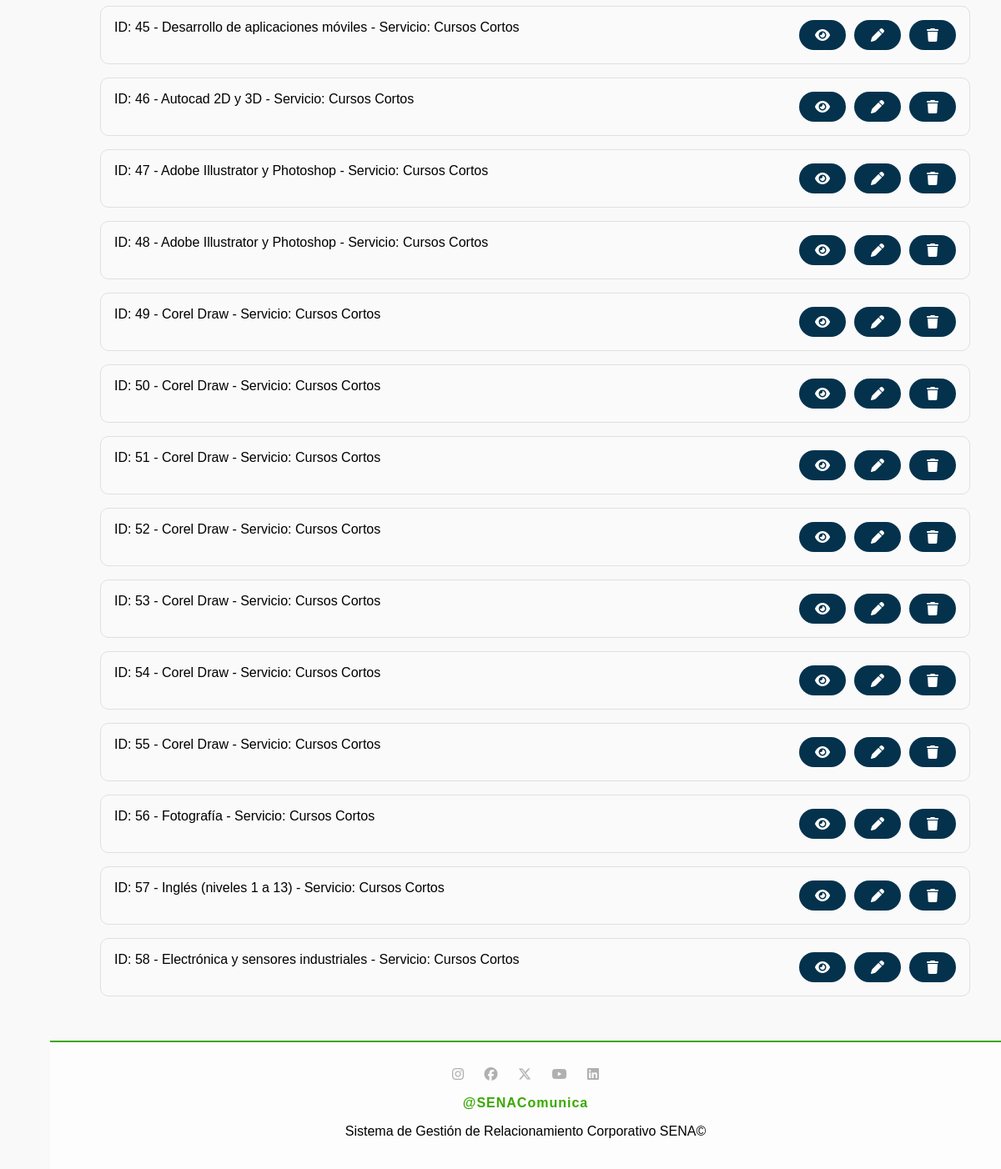
The app's page /tipoServicio/view (signed in, lower part), older data.
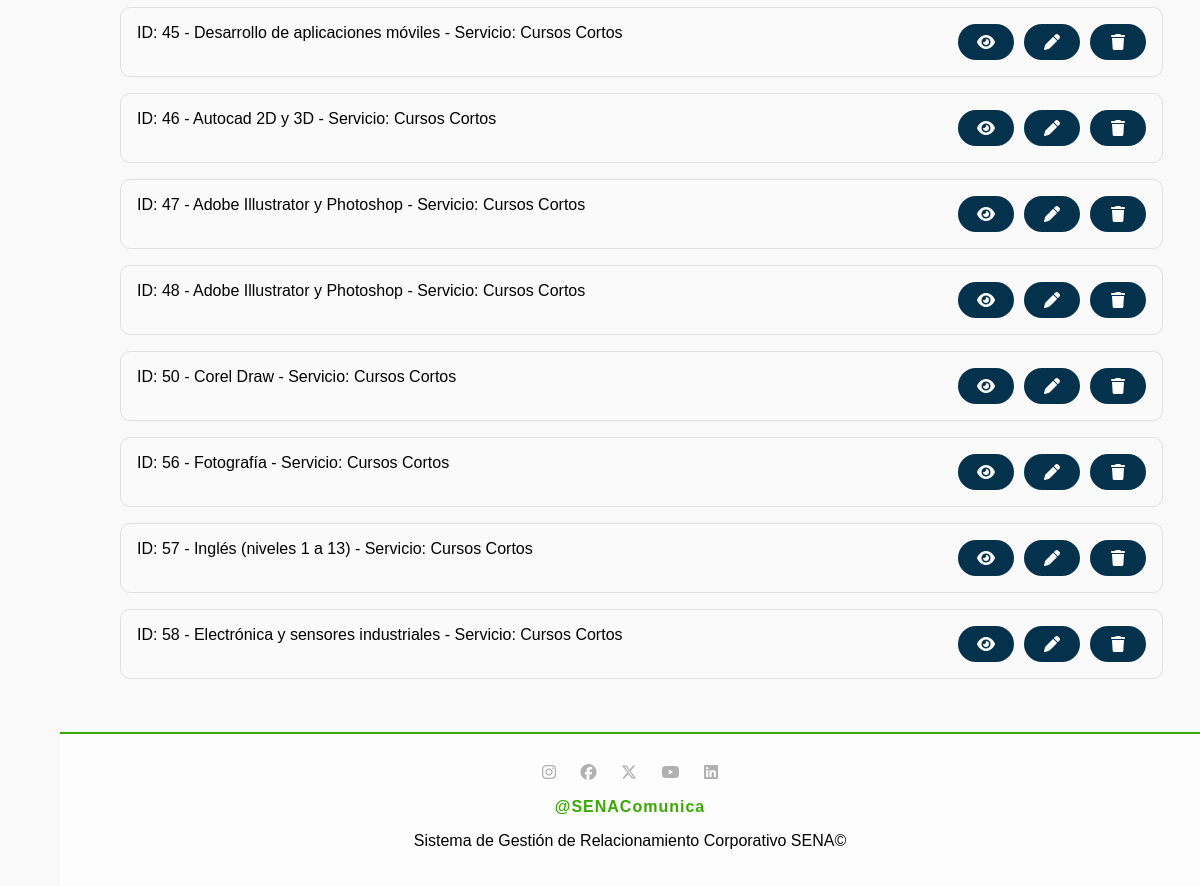
The same page, newer data.
### tables this page shows
CREATE TABLE `tiposervicio` (
  `idTipoServicio` int(11) NOT NULL,
  `TipoServicio` varchar(100) NOT NULL,
  `FKidServicio` int(11) NOT NULL
);

CREATE TABLE `servicio` (
  `idServicio` int(11) NOT NULL,
  `Servicio` varchar(100) NOT NULL,
  `Color` varchar(7) NOT NULL
);

### app/controllers/baseController.php (called while the page is built, shortened)
<?php
class BaseController {
    public $layout = "default";
    public function render(string $view, array $arrayData = null) {
        $layout = MAIN_APP_ROUTE . "../views/layouts/{$this->layout}.php";
        include_once $layout;
    }
}

### app/controllers/tipoServicioController.php (called while the page is built, shortened)
<?php
require_once "baseController.php";
require_once MAIN_APP_ROUTE."../models/TipoServicioModel.php";
class TipoServicioController extends BaseController {
    public function view(){
        $tipoServicioObj = new TipoServicioModel();
        $tiposServicio = $tipoServicioObj->getAll();
        $data = [
            "titulo" => "Lista de Tipos de Servicio",
            "tiposServicio" => $tiposServicio
        ];
        $this->render('tipoServicio/view.php', $data);
    }
}

### app/models/BaseModel.php (called while the page is built, shortened)
<?php
abstract class BaseModel {
    public function __construct() {
        try {
            $options = [
                PDO::ATTR_ERRMODE => PDO::ERRMODE_EXCEPTION,
                PDO::ATTR_DEFAULT_FETCH_MODE => PDO::FETCH_OBJ
            ];
            $dsn = DRIVER.':host='.HOST.';dbname='.DATABASE;
            $this->dbConnection = new PDO($dsn, USERNAME_DB, PASSWORD_DB, $options);
        } catch (PDOException $ex) {
            echo 'Error en la conexión: '.$ex->getMessage();
            exit;
        }
    }
}

### app/models/tipoServicioModel.php (called while the page is built, shortened)
<?php
require_once MAIN_APP_ROUTE."../models/BaseModel.php";
class tipoServicioModel extends BaseModel {
    public function __construct(
        ?int $idTipoServicio = null,
        ?string $TipoServicio = null,
        ?int $FKidServicio = null
    ) {
        $this->table = "tiposervicio";
    }
    public function getAll(): array {
        try {
            $sql = "SELECT t.*, s.Servicio as NombreServicio
                    FROM $this->table t
                    LEFT JOIN servicio s ON t.FKidServicio = s.idServicio";
            return $this->dbConnection->query($sql)->fetchAll(PDO::FETCH_OBJ);
        } catch (PDOException $e) {
            throw new PDOException("Error al obtener tipos de servicio: " . $e->getMessage());
        }
    }
}

### app/views/tipoServicio/view.php (the view, shortened to what this page needs)
<div class="data-container">
    <?php
    if (empty($tiposServicio)) {
        echo "<br>No se encuentran tipos de servicio en la base de datos";
    } else {
        foreach ($tiposServicio as $tipo) {
            echo "<div class='record'>
                <span>ID: {$tipo->idTipoServicio} - {$tipo->TipoServicio} - Servicio: {$tipo->NombreServicio}</span>
                <div class='buttons'>
                    <a href='/tipoServicio/view/{$tipo->idTipoServicio}'><i class='fas fa-eye'></i></a>
                    <a href='/tipoServicio/edit/{$tipo->idTipoServicio}'><i class='fas fa-pen'></i></a>
                    <a href='/tipoServicio/delete/{$tipo->idTipoServicio}'><i class='fas fa-trash'></i></a>
                </div>
            </div>";
        }
    }
    ?>
</div>

Row changes from the older to the newer data that the page shows:
removed tiposervicio: idTipoServicio "49", TipoServicio "Corel Draw", FKidServicio.Servicio "Cursos Cortos"
removed tiposervicio: idTipoServicio "51", TipoServicio "Corel Draw", FKidServicio.Servicio "Cursos Cortos"
removed tiposervicio: idTipoServicio "52", TipoServicio "Corel Draw", FKidServicio.Servicio "Cursos Cortos"
removed tiposervicio: idTipoServicio "53", TipoServicio "Corel Draw", FKidServicio.Servicio "Cursos Cortos"
removed tiposervicio: idTipoServicio "54", TipoServicio "Corel Draw", FKidServicio.Servicio "Cursos Cortos"
removed tiposervicio: idTipoServicio "55", TipoServicio "Corel Draw", FKidServicio.Servicio "Cursos Cortos"
